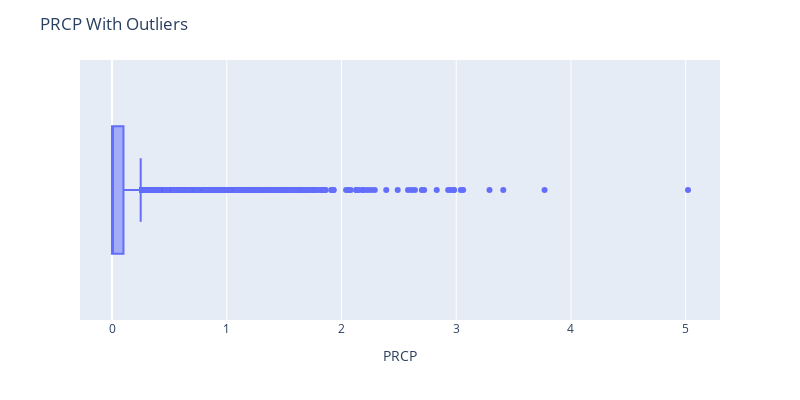
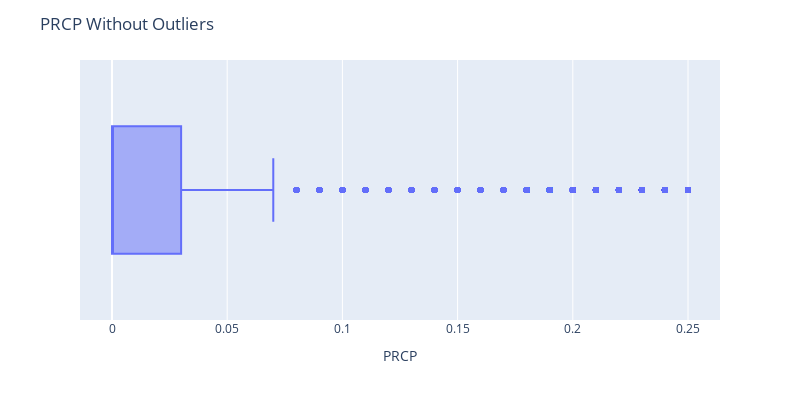

Here is the notebook cell these charts were saved with, in order:
### Markdown cell above
**PRCP**

### Code cell
# Detect

fig = px.box(df, x='PRCP')
fig.update_layout(
    title='PRCP With Outliers',
    width=800, 
    height=400,
)
fig.show()

# Identify
lower_bound, upper_bound = get_bounds(df['PRCP'])
print(f'Lower Bound:{lower_bound}\nUpper Bound: {upper_bound}')

# Drop

df_PRCP = df[(df['PRCP'] >= lower_bound) & (df['PRCP'] <= upper_bound)]

# Visualize

fig = px.box(df_PRCP, x='PRCP')
fig.update_layout(
    title='PRCP Without Outliers',
    width=800, 
    height=400,
)
fig.show()

### Figure 1 — Plotly figure (JSON) as saved in the notebook; plotly's stock layout.template omitted (floating-point values rounded to 4 significant figures; data arrays with more than 128 entries replaced by an {"elided": "..."} marker saying what was removed)
{"data": [{"alignmentgroup": "True", "hovertemplate": "PRCP=%{x}<extra></extra>", "legendgroup": "", "marker": {"color": "#636efa"}, "name": "", "notched": false, "offsetgroup": "", "orientation": "h", "showlegend": false, "type": "box", "x": {"elided": "25551 float values"}, "x0": " ", "xaxis": "x", "y0": " ", "yaxis": "y"}], "layout": {"boxmode": "group", "height": 400, "legend": {"tracegroupgap": 0}, "margin": {"t": 60}, "title": {"text": "PRCP With Outliers"}, "width": 800, "xaxis": {"anchor": "y", "domain": [0, 1], "title": {"text": "PRCP"}}, "yaxis": {"anchor": "x", "domain": [0, 1]}}}

### Figure 2 — Plotly figure (JSON) as saved in the notebook; plotly's stock layout.template omitted (floating-point values rounded to 4 significant figures; data arrays with more than 128 entries replaced by an {"elided": "..."} marker saying what was removed)
{"data": [{"alignmentgroup": "True", "hovertemplate": "PRCP=%{x}<extra></extra>", "legendgroup": "", "marker": {"color": "#636efa"}, "name": "", "notched": false, "offsetgroup": "", "orientation": "h", "showlegend": false, "type": "box", "x": {"elided": "21990 float values"}, "x0": " ", "xaxis": "x", "y0": " ", "yaxis": "y"}], "layout": {"boxmode": "group", "height": 400, "legend": {"tracegroupgap": 0}, "margin": {"t": 60}, "title": {"text": "PRCP Without Outliers"}, "width": 800, "xaxis": {"anchor": "y", "domain": [0, 1], "title": {"text": "PRCP"}}, "yaxis": {"anchor": "x", "domain": [0, 1]}}}
